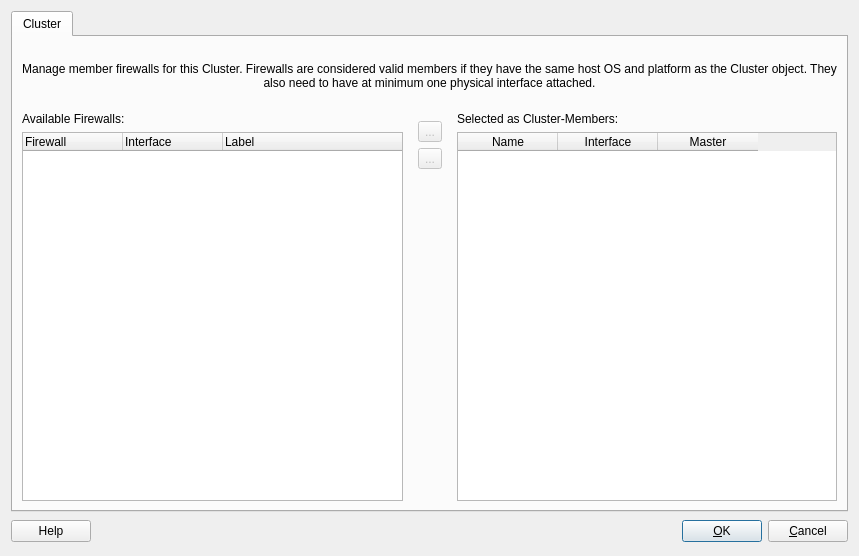
<ui version="4.0" >
 <class>clusterMembersDialog_q</class>
 <widget class="QDialog" name="clusterMembersDialog_q" >
  <property name="geometry" >
   <rect>
    <x>0</x>
    <y>0</y>
    <width>859</width>
    <height>556</height>
   </rect>
  </property>
  <property name="windowTitle" >
   <string>cluster member configuration</string>
  </property>
  <layout class="QGridLayout" >
   <item row="1" column="0" >
    <layout class="QHBoxLayout" >
     <item>
      <widget class="QPushButton" name="buttonHelp" >
       <property name="text" >
        <string>Help</string>
       </property>
      </widget>
     </item>
     <item>
      <spacer>
       <property name="orientation" >
        <enum>Qt::Horizontal</enum>
       </property>
       <property name="sizeType" >
        <enum>QSizePolicy::Expanding</enum>
       </property>
       <property name="sizeHint" stdset="0" >
        <size>
         <width>151</width>
         <height>27</height>
        </size>
       </property>
      </spacer>
     </item>
     <item>
      <widget class="QPushButton" name="buttonOk" >
       <property name="text" >
        <string>&amp;OK</string>
       </property>
       <property name="shortcut" >
        <string/>
       </property>
       <property name="autoDefault" >
        <bool>true</bool>
       </property>
       <property name="default" >
        <bool>true</bool>
       </property>
      </widget>
     </item>
     <item>
      <widget class="QPushButton" name="buttonCancel" >
       <property name="text" >
        <string>&amp;Cancel</string>
       </property>
       <property name="shortcut" >
        <string/>
       </property>
       <property name="autoDefault" >
        <bool>true</bool>
       </property>
      </widget>
     </item>
    </layout>
   </item>
   <item row="0" column="0" >
    <widget class="QTabWidget" name="tabWidget" >
     <property name="tabShape" >
      <enum>QTabWidget::Rounded</enum>
     </property>
     <property name="currentIndex" >
      <number>0</number>
     </property>
     <widget class="QWidget" name="tab" >
      <attribute name="title" >
       <string>Cluster</string>
      </attribute>
      <attribute name="icon" >
       <iconset resource="MainRes.qrc" >
        <normaloff>:/Icons/Cluster/icon</normaloff>:/Icons/Cluster/icon</iconset>
      </attribute>
      <layout class="QGridLayout" name="gridLayout_2" >
       <item row="0" column="0" >
        <spacer>
         <property name="orientation" >
          <enum>Qt::Vertical</enum>
         </property>
         <property name="sizeType" >
          <enum>QSizePolicy::Fixed</enum>
         </property>
         <property name="sizeHint" stdset="0" >
          <size>
           <width>20</width>
           <height>16</height>
          </size>
         </property>
        </spacer>
       </item>
       <item row="1" column="0" colspan="3" >
        <widget class="QLabel" name="network_tab_txt2_3" >
         <property name="text" >
          <string>Manage member firewalls for this Cluster. Firewalls are considered valid members if they have the same host OS and platform as the Cluster object. They also need to have at minimum one physical interface attached.</string>
         </property>
         <property name="alignment" >
          <set>Qt::AlignCenter</set>
         </property>
         <property name="wordWrap" >
          <bool>true</bool>
         </property>
        </widget>
       </item>
       <item row="2" column="0" >
        <spacer>
         <property name="orientation" >
          <enum>Qt::Vertical</enum>
         </property>
         <property name="sizeType" >
          <enum>QSizePolicy::Fixed</enum>
         </property>
         <property name="sizeHint" stdset="0" >
          <size>
           <width>20</width>
           <height>16</height>
          </size>
         </property>
        </spacer>
       </item>
       <item row="3" column="0" >
        <layout class="QVBoxLayout" name="verticalLayout" >
         <item>
          <widget class="QLabel" name="label_2" >
           <property name="text" >
            <string>Available Firewalls:</string>
           </property>
          </widget>
         </item>
         <item>
          <widget class="QTreeWidget" name="fwAvailableTree" >
           <property name="toolTip" >
            <string>Tree of potential cluster members. Select an interface to assign to the cluster.</string>
           </property>
           <property name="editTriggers" >
            <set>QAbstractItemView::NoEditTriggers</set>
           </property>
           <property name="showDropIndicator" stdset="0" >
            <bool>false</bool>
           </property>
           <property name="alternatingRowColors" >
            <bool>false</bool>
           </property>
           <property name="selectionMode" >
            <enum>QAbstractItemView::ExtendedSelection</enum>
           </property>
           <property name="selectionBehavior" >
            <enum>QAbstractItemView::SelectRows</enum>
           </property>
           <column>
            <property name="text" >
             <string>Firewall</string>
            </property>
           </column>
           <column>
            <property name="text" >
             <string>Interface</string>
            </property>
           </column>
           <column>
            <property name="text" >
             <string>Label</string>
            </property>
           </column>
          </widget>
         </item>
        </layout>
       </item>
       <item row="3" column="1" >
        <widget class="QFrame" name="frame" >
         <property name="frameShape" >
          <enum>QFrame::NoFrame</enum>
         </property>
         <property name="frameShadow" >
          <enum>QFrame::Plain</enum>
         </property>
         <layout class="QGridLayout" name="gridLayout_129" >
          <item row="0" column="0" >
           <widget class="QToolButton" name="buttonAdd" >
            <property name="enabled" >
             <bool>false</bool>
            </property>
            <property name="text" >
             <string>...</string>
            </property>
            <property name="icon" >
             <iconset resource="MainRes.qrc" >
              <normaloff>:/Icons/big-right-arrow.png</normaloff>:/Icons/big-right-arrow.png</iconset>
            </property>
           </widget>
          </item>
          <item row="1" column="0" >
           <widget class="QToolButton" name="buttonRemove" >
            <property name="enabled" >
             <bool>false</bool>
            </property>
            <property name="text" >
             <string>...</string>
            </property>
            <property name="icon" >
             <iconset resource="MainRes.qrc" >
              <normaloff>:/Icons/big-left-arrow.png</normaloff>:/Icons/big-left-arrow.png</iconset>
            </property>
           </widget>
          </item>
          <item row="2" column="0" >
           <spacer>
            <property name="orientation" >
             <enum>Qt::Vertical</enum>
            </property>
            <property name="sizeHint" stdset="0" >
             <size>
              <width>20</width>
              <height>40</height>
             </size>
            </property>
           </spacer>
          </item>
         </layout>
        </widget>
       </item>
       <item row="3" column="2" >
        <layout class="QVBoxLayout" name="verticalLayout_2" >
         <item>
          <widget class="QLabel" name="label" >
           <property name="text" >
            <string>Selected as Cluster-Members:</string>
           </property>
          </widget>
         </item>
         <item>
          <widget class="QTableWidget" name="fwSelectedTable" >
           <property name="enabled" >
            <bool>true</bool>
           </property>
           <property name="toolTip" >
            <string>Table of already selected member firewalls with their assigned cluster interfaces.</string>
           </property>
           <property name="editTriggers" >
            <set>QAbstractItemView::NoEditTriggers</set>
           </property>
           <property name="tabKeyNavigation" >
            <bool>false</bool>
           </property>
           <property name="showDropIndicator" stdset="0" >
            <bool>false</bool>
           </property>
           <property name="alternatingRowColors" >
            <bool>true</bool>
           </property>
           <property name="selectionMode" >
            <enum>QAbstractItemView::SingleSelection</enum>
           </property>
           <property name="selectionBehavior" >
            <enum>QAbstractItemView::SelectRows</enum>
           </property>
           <property name="textElideMode" >
            <enum>Qt::ElideMiddle</enum>
           </property>
           <property name="sortingEnabled" >
            <bool>false</bool>
           </property>
           <property name="wordWrap" >
            <bool>false</bool>
           </property>
           <column>
            <property name="text" >
             <string>Name</string>
            </property>
           </column>
           <column>
            <property name="text" >
             <string>Interface</string>
            </property>
           </column>
           <column>
            <property name="text" >
             <string>Master</string>
            </property>
           </column>
          </widget>
         </item>
        </layout>
       </item>
      </layout>
     </widget>
    </widget>
   </item>
  </layout>
 </widget>
 <tabstops>
  <tabstop>buttonOk</tabstop>
  <tabstop>buttonCancel</tabstop>
  <tabstop>tabWidget</tabstop>
 </tabstops>
 <includes/>
 <resources>
  <include location="MainRes.qrc" />
 </resources>
 <connections>
  <connection>
   <sender>buttonOk</sender>
   <signal>clicked()</signal>
   <receiver>clusterMembersDialog_q</receiver>
   <slot>accept()</slot>
   <hints>
    <hint type="sourcelabel" >
     <x>316</x>
     <y>472</y>
    </hint>
    <hint type="destinationlabel" >
     <x>20</x>
     <y>20</y>
    </hint>
   </hints>
  </connection>
  <connection>
   <sender>buttonCancel</sender>
   <signal>clicked()</signal>
   <receiver>clusterMembersDialog_q</receiver>
   <slot>reject()</slot>
   <hints>
    <hint type="sourcelabel" >
     <x>397</x>
     <y>472</y>
    </hint>
    <hint type="destinationlabel" >
     <x>20</x>
     <y>20</y>
    </hint>
   </hints>
  </connection>
  <connection>
   <sender>buttonHelp</sender>
   <signal>clicked()</signal>
   <receiver>clusterMembersDialog_q</receiver>
   <slot>help()</slot>
   <hints>
    <hint type="sourcelabel" >
     <x>68</x>
     <y>464</y>
    </hint>
    <hint type="destinationlabel" >
     <x>231</x>
     <y>245</y>
    </hint>
   </hints>
  </connection>
  <connection>
   <sender>fwAvailableTree</sender>
   <signal>itemClicked(QTreeWidgetItem*,int)</signal>
   <receiver>clusterMembersDialog_q</receiver>
   <slot>availableClicked(QTreeWidgetItem*, int)</slot>
   <hints>
    <hint type="sourcelabel" >
     <x>514</x>
     <y>249</y>
    </hint>
    <hint type="destinationlabel" >
     <x>352</x>
     <y>237</y>
    </hint>
   </hints>
  </connection>
  <connection>
   <sender>buttonAdd</sender>
   <signal>clicked()</signal>
   <receiver>clusterMembersDialog_q</receiver>
   <slot>firewallAdd()</slot>
   <hints>
    <hint type="sourcelabel" >
     <x>352</x>
     <y>179</y>
    </hint>
    <hint type="destinationlabel" >
     <x>352</x>
     <y>237</y>
    </hint>
   </hints>
  </connection>
  <connection>
   <sender>buttonRemove</sender>
   <signal>clicked()</signal>
   <receiver>clusterMembersDialog_q</receiver>
   <slot>firewallRemove()</slot>
   <hints>
    <hint type="sourcelabel" >
     <x>352</x>
     <y>210</y>
    </hint>
    <hint type="destinationlabel" >
     <x>352</x>
     <y>237</y>
    </hint>
   </hints>
  </connection>
  <connection>
   <sender>fwSelectedTable</sender>
   <signal>cellClicked(int,int)</signal>
   <receiver>clusterMembersDialog_q</receiver>
   <slot>selectedClicked(int,int)</slot>
   <hints>
    <hint type="sourcelabel" >
     <x>191</x>
     <y>249</y>
    </hint>
    <hint type="destinationlabel" >
     <x>352</x>
     <y>237</y>
    </hint>
   </hints>
  </connection>
  <connection>
   <sender>fwSelectedTable</sender>
   <signal>cellChanged(int,int)</signal>
   <receiver>clusterMembersDialog_q</receiver>
   <slot>masterSelected(int,int)</slot>
   <hints>
    <hint type="sourcelabel" >
     <x>191</x>
     <y>272</y>
    </hint>
    <hint type="destinationlabel" >
     <x>352</x>
     <y>237</y>
    </hint>
   </hints>
  </connection>
 </connections>
</ui>
